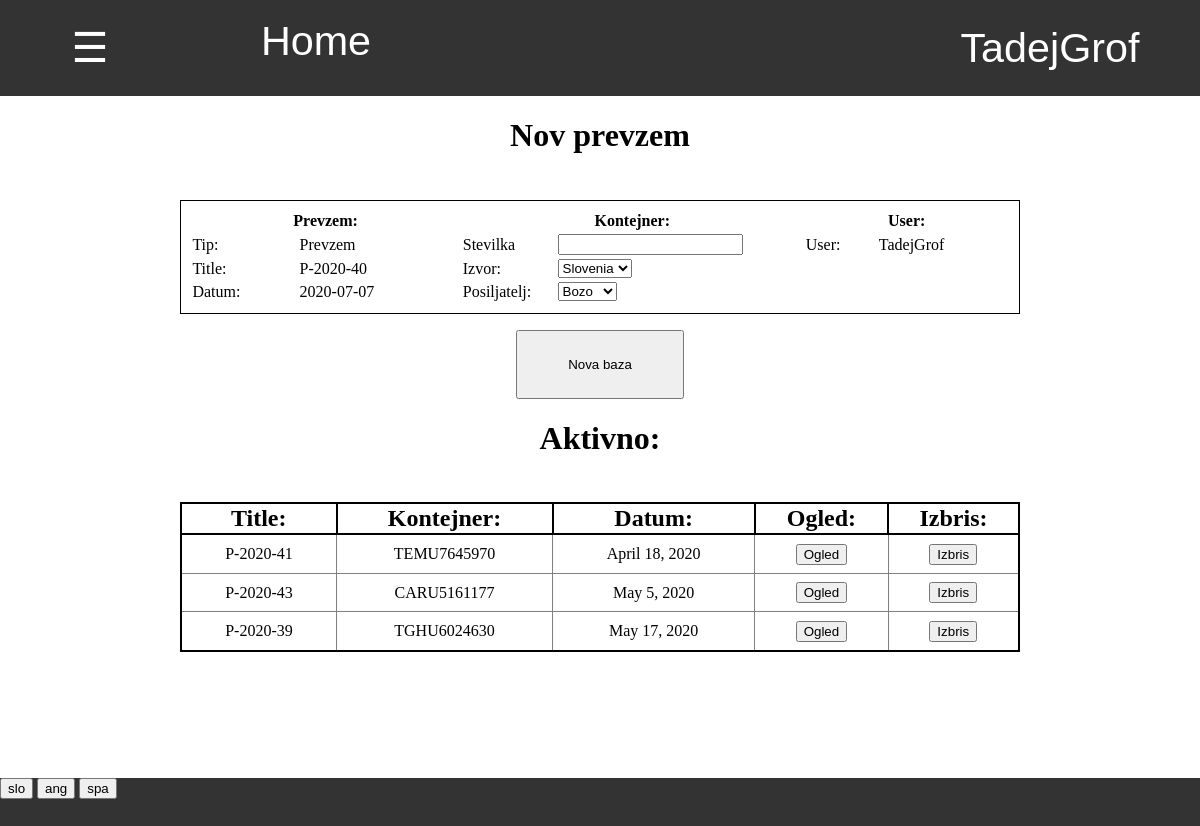
Page /zaloga/1/prevzem/ (signed in) on the earlier database version.
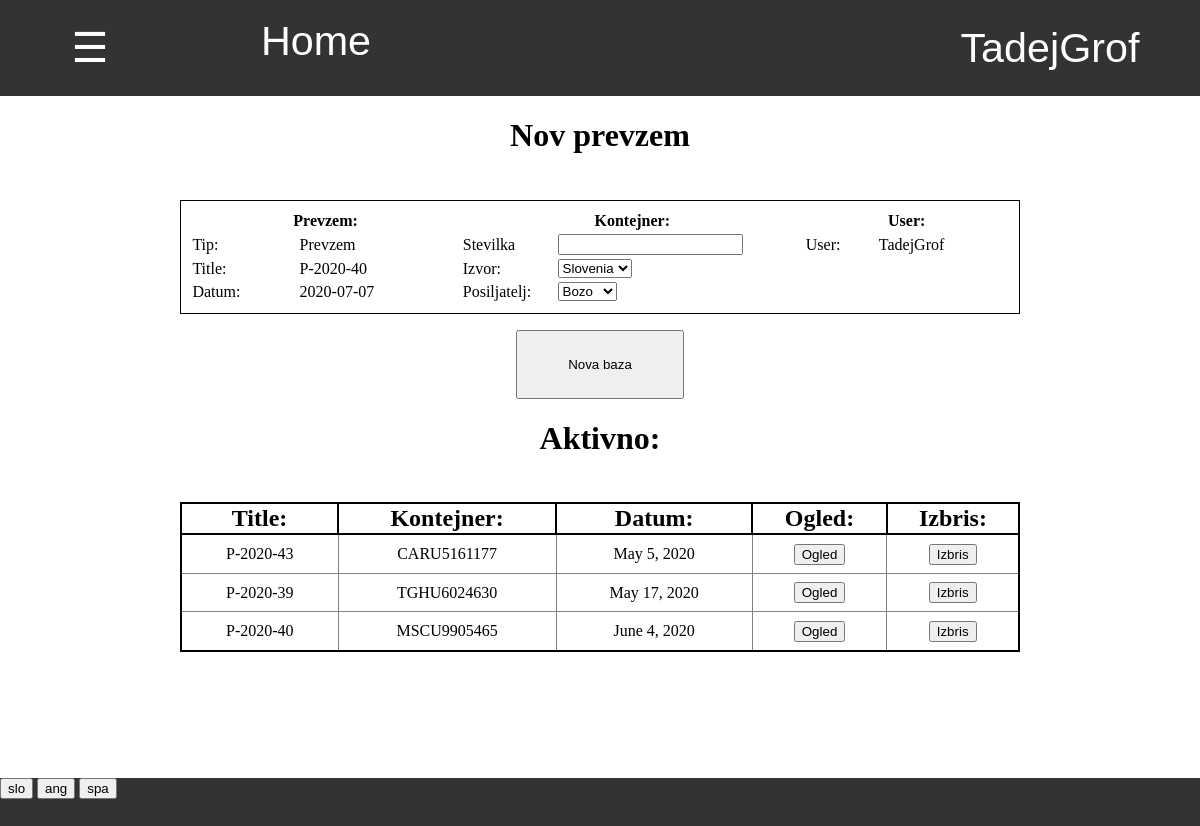
Same page on the later database version.
### zaloga/models.py (models this page shows, shortened)
class Baza(models.Model):
    author = models.ForeignKey(User,default=1, on_delete=models.CASCADE)
    title = models.CharField(default="",max_length=15)
    datum = models.DateField(default=timezone.now)
    zaloga = models.ForeignKey(Zaloga, default=1 ,on_delete=models.CASCADE)
    status = models.CharField(default="aktivno",max_length=10)
    sprememba_zaloge = models.IntegerField(default = -1)
    tip = models.CharField(default="prevzem",max_length=20, choices=TIPI_BAZE)
    kontejner = models.OneToOneField(Kontejner,null=True,default=None,blank=True, on_delete=models.CASCADE)
    popust = models.IntegerField(default = None, null=True, blank=True)
    stranka = models.ForeignKey(Stranka, on_delete=models.CASCADE, default=None, null=True, blank=True)
    cas = models.TimeField(default=None,null=True,blank=True)
    dnevna_prodaja = models.ForeignKey(Dnevna_prodaja, on_delete=models.CASCADE, default=None, null=True, blank=True)
    prevoz = models.DecimalField(default=None,null=True,blank=True,max_digits=5, decimal_places=2)

class Kontejner(models.Model):
    stevilka = models.CharField(default="", max_length=20)
    posiljatelj = models.CharField(default="", max_length=20, choices=POSILJATELJI)
    drzava = models.CharField(default="", max_length=20, choices=DRZAVE)

### program/models.py (models this page shows, shortened)
class Profil(models.Model):
    user = models.OneToOneField(User,on_delete=models.CASCADE)
    jezik =  models.CharField(default="spa",max_length=3, choices=JEZIKI)
    stranka = models.OneToOneField(Stranka, on_delete=models.CASCADE, default=None, null=True, blank=True)
    celo_ime = models.CharField(default="",max_length=40)
    tip_banke = models.CharField(default="",max_length=40)
    stevilka_racuna = models.CharField(default="",max_length=40)
    telefon = models.CharField(default="",max_length=40)

### zaloga/views.py (the view)
# urls.py: path('', views.baze , name='baze'),
@login_required
def baze(request,zaloga,tip_baze):
    if request.method == "GET":
        zaloga = Zaloga.objects.get(pk = zaloga)
        baze = Baza.objects.filter(zaloga = zaloga, tip=tip_baze,status='aktivno')
        stranke = Stranka.objects.all().order_by('stevilo_kupljenih').values('pk','naziv')
        return pokazi_stran(request, 'zaloga/aktivne_baze.html', {'zaloga': zaloga, 'tip': tip_baze, 'baze':baze,'stranke':stranke})

### program/models.py (called while the page is built)
    def naslednji_prevzem(self,delaj=False):
        if delaj:
            self.stevilo_prevzemov += 1
            self.save()
            return 'P-2020-' + str(self.stevilo_prevzemov)
        else:
            return 'P-2020-' + str(self.stevilo_prevzemov + 1)

    @property
    def vrni_jezike(self):
        return JEZIKI

### request_funkcije.py (called while the page is built)
def vrni_slovar(request):
    with open('slovar.json') as dat:
        slovar = json.load(dat)
    return slovar

def pokazi_stran(request, html, baze={}):
    je_stranka = False
    program = Program.objects.first()
    zaloga = Zaloga.objects.first()
    if request.user.profil.stranka != None:
        je_stranka = True
    slovar = {'je_stranka':je_stranka,'program':program,'slovar':vrni_slovar(request),'jezik':request.user.profil.jezik}
    slovar.update(baze)
    if not 'zaloga' in baze:
        slovar.update({'zaloga':zaloga})
    slovar.update({'zaloga_pk':slovar['zaloga'].pk})
    return render(request, html, slovar)

### zaloga/models.py (called while the page is built)
    @property
    def danes(self):
        return datetime.today().strftime('%Y-%m-%d')

    @property
    def drzave(self):
        return DRZAVE

    @property
    def posiljatelji(self):
        return POSILJATELJI

### zaloga/templates/zaloga/aktivne_baze.html (shortened to what the changed rows need)
{% extends 'program/base.html' %}
{% load zaloga_exstras %}
{% block content %}
<h1>
{% if tip == "prevzem" %}
    {{slovar|keyvalue:'Nov prevzem'|keyvalue:jezik}}
{% elif tip == "odpis" %}
    {{slovar|keyvalue:'Nov odpis'|keyvalue:jezik}}
{% elif tip == "inventura" %}
    {{slovar|keyvalue:'Nova inventura'|keyvalue:jezik}}
{% elif tip == "vele_prodaja" %}
    {{slovar|keyvalue:'Nova vele prodaja'|keyvalue:jezik}}
{% endif %}
</h1>
<div class="okno">
    {% if tip == "prevzem" %}
        <table style="padding:1%;border:1px solid black"class="tabela_podatkov">
            <tr>
                <th width="33%" colspan="2"> {{slovar|keyvalue:'Prevzem'|keyvalue:jezik}}:</th>
                <th width="42%" colspan="2">{{slovar|keyvalue:'Kontejner'|keyvalue:jezik}}:</th>
                <th width="25%" colspan="2"> User: </th>
            </tr>
            <tr>
                <td> {{slovar|keyvalue:'Tip'|keyvalue:jezik}}: </td>
                <td> {{slovar|keyvalue:'Prevzem'|keyvalue:jezik}} </td>
                <td> {{slovar|keyvalue:'Stevilka'|keyvalue:jezik}} </td>
                <td> <input form="nova_baza" name="stevilka" type="text" required autocomplete="off"> </td>
                <td> User: </td>
                <td> {{user.username}} </td>
            </tr>
            <tr>
                <td> {{slovar|keyvalue:'Title'|keyvalue:jezik}}: </td>
                <td> {{program.naslednji_prevzem}} </td>
                <td> {{slovar|keyvalue:'Izvor'|keyvalue:jezik}}: </td>
                <td>
                    <select form="nova_baza" name="drzava">
                        {% for drzava in zaloga.drzave %}
                            <option value="{{drzava.0}}"> {{drzava.1}} </option>
                        {% endfor %}
                    </select>
                </td>
            </tr>
            <tr>
                <td> {{slovar|keyvalue:'Datum'|keyvalue:jezik}}: </td>
                <td> {{zaloga.danes}} </td>
                <td> {{slovar|keyvalue:'Posiljatelj'|keyvalue:jezik}}: </td>
                <td>
                    <select form="nova_baza" name="posiljatelj">
                        {% for posiljatelj in zaloga.posiljatelji %}
                            <option value="{{posiljatelj.0}}"> {{posiljatelj.1}} </option>
                        {% endfor %}
                    </select>
                </td>
            </tr>
        </table>
    {% endif %}
    <form id="nova_baza" action="{% url 'nova_baza' zaloga_pk tip %}" method="POST">
        <input type="submit" value="{{slovar|keyvalue:'Nova baza'|keyvalue:jezik}}">
    </form>
</div>
<h1>
    {{slovar|keyvalue:'Aktivno'|keyvalue:jezik}}:
</h1>
{% if baze.count == 0 %}
    <h2>
        {{slovar|keyvalue:'Ni aktivnih baz'|keyvalue:jezik}}
    </h2>
{% else %}
    <div style="width:70%;display:inline-block;margin-top:2%" >
        <table class="tabela_vnosov">
            <tr class="header">
                <th> {{slovar|keyvalue:'Title'|keyvalue:jezik}}: </th>
                {% if tip == "vele_prodaja" %}
                <th> {{slovar|keyvalue:'Stranka'|keyvalue:jezik}}: </th>
                {% elif tip == "prevzem" %}
                <th> {{slovar|keyvalue:'Kontejner'|keyvalue:jezik}}: </th>
                {% endif %}
                <th> {{slovar|keyvalue:'Datum'|keyvalue:jezik}}: </th>
                <th> {{slovar|keyvalue:'Ogled'|keyvalue:jezik}}: </th>
                <th> {{slovar|keyvalue:'Izbris'|keyvalue:jezik}}: </th>
            </tr>
            {% for baza in baze %}
            <tr>
                <td> {{baza.title}} </td>
                {% if tip == "vele_prodaja" %}
                <td> {{baza.stranka}} </td>
                {% elif tip == "prevzem" %}
                <td> {{baza.kontejner.stevilka}} </td>
                {% endif %}
                <td> {{baza.datum}} </td>
                <td class="ogled">
                    <form action="{% url 'baza' zaloga_pk tip baza.pk %}" method="GET">
                        <input type="submit" value="{{slovar|keyvalue:'Ogled'|keyvalue:jezik}}">
                    </form>
                </td>
                <td class="izbris">
                    <form action="{% url 'izbris_baze' zaloga_pk baza.tip baza.pk %}" onsubmit="return Confirm()" method="POST">
                        <input type="submit" value="{{slovar|keyvalue:'Izbris'|keyvalue:jezik}}">
                    </form>
                </td>
            </tr>
            {% endfor %}
        </table>
    </div>
{% endif %}
{% endblock %}

Differences in the rows shown:
no longer on this page (row edited): Baza: title "P-2020-41", kontejner.stevilka "TEMU7645970", datum "April 18, 2020", {{ slovar|keyvalue:'Ogled'|keyvalue:jezik }} "Ogled", {{ slovar|keyvalue:'Izbris'|keyvalue:jezik }} "Izbris"
added Baza: title "P-2020-40", kontejner.stevilka "MSCU9905465", datum "June 4, 2020", {{ slovar|keyvalue:'Ogled'|keyvalue:jezik }} "Ogled", {{ slovar|keyvalue:'Izbris'|keyvalue:jezik }} "Izbris"
